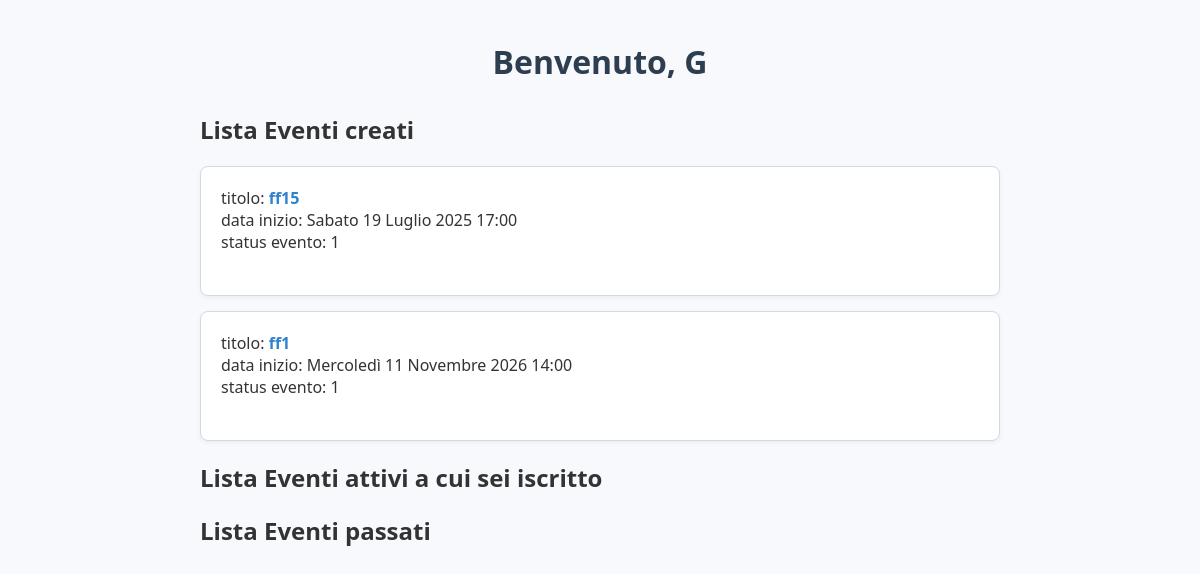
Page /Evento/utente/ (signed in) on the earlier database version.
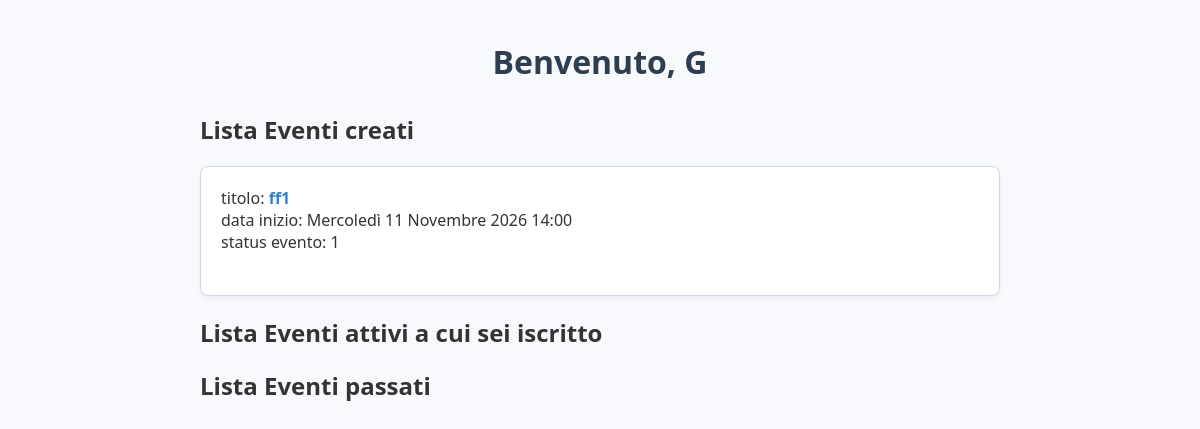
Same page on the later database version.
### Evento/models.py (models this page shows, shortened)
class Evento(models.Model):#ricordarsi di fare makemigrations su terminale se si modifica models
    titolo = models.CharField(max_length=50)
    descrizione = models.CharField(max_length=200)
    dataInizio = models.DateTimeField("date published")
    tema = models.CharField(max_length=50)
    luogo = models.CharField(max_length=50)
    durata_ore = models.IntegerField(default=0)
    durata_minuti = models.IntegerField(default=0)
    maxPartecipanti = models.IntegerField(default=0)
    locandina = models.ImageField(
        upload_to='locandine/',
        blank=True,
        null=True
    )
    STATUS_CHOICES = (
        (1, 'in approvazione'),
        (2, 'approvato'),
        (3, 'rifiutato'),
        (4, 'annullato'),
        (5, 'svolto'),
        (6, 'non svolto')
    )#con choices abbiamo un sistema di enumerazione(non ne conosco di migliori per ora)
    status = models.IntegerField(choices=STATUS_CHOICES, default=1)
    creatore = models.ForeignKey(User, on_delete=models.CASCADE)#decidere se lasciare ondelete o non mettere cascade per mantenere l'evento nell'archivio
    class Meta:
        verbose_name_plural = "Eventi" #permette di cambiare il nome in plurale se riferito a più oggetti

### Evento/views.py (the view)
# urls.py: path("utente/", views.paginaUtente, name="utente"),#nuova modifica del 17/07/2025
def paginaUtente(request):#nuovo rispetto alle ultime modifiche il 17/07/25
    eventi_creati= Evento.objects.filter(creatore=request.user)
    eventi_iscritti=Evento.objects.filter(evento_prenotazione__utente=request.user, status__gte=5)# le due undercore "__" servono per fare la join tra due modelli, e possono essere usati per filtrare record confrontando se è maggiore(__gt, __gte), minore(__lt, __lte) o anche se nullo(__isnull)
    eventi_attivi=Evento.objects.filter(evento_prenotazione__utente=request.user, status=2)#status 2: approvato
    return render(request, "Evento/pagina_utente.html",{"eventi_creati": eventi_creati, "eventi_iscritti": eventi_iscritti, "eventi_attivi": eventi_attivi })

### templates/Evento/pagina_utente.html (shortened to what this page needs)
<!DOCTYPE html>
<html lang="en">
<head>
    {% load static %}
    <link rel="stylesheet" href="{% static 'Evento/css/style.css' %}">
</head>
<body>
<h1>Benvenuto, {{ request.user.first_name }}</h1>
<h2>Lista Eventi creati</h2>
<ul>
{% for evento in eventi_creati %}
	<li>titolo: <a href="{% url 'Evento:detail' evento.id %}">{{ evento.titolo }}</a> <br>
    data inizio: {{ evento.dataInizio }}<br>
    status evento: {{ evento.status }}<br><br></li>
{% endfor %}
</ul>
<h2>Lista Eventi attivi a cui sei iscritto</h2>
<h2>Lista Eventi passati</h2>
</body>
</html>

Differences in the rows shown:
removed Evento: titolo "ff15", dataInizio "Sabato 19 Luglio 2025 17:00", status "1"
